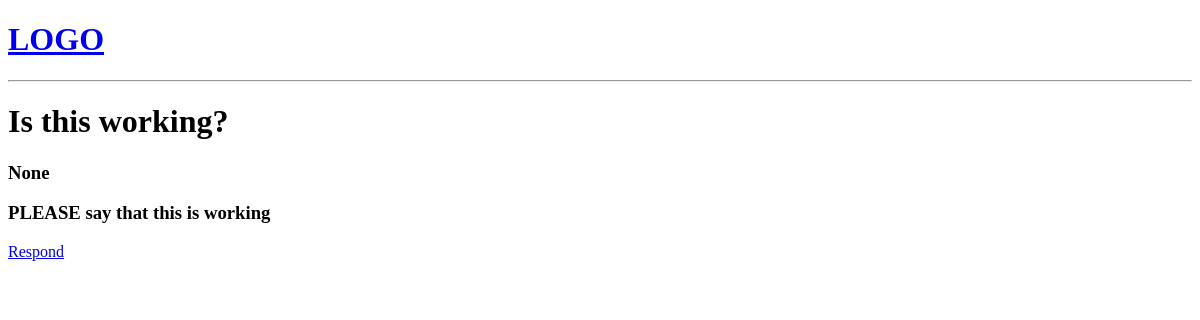
Before: /mail/4/ with the older database file.
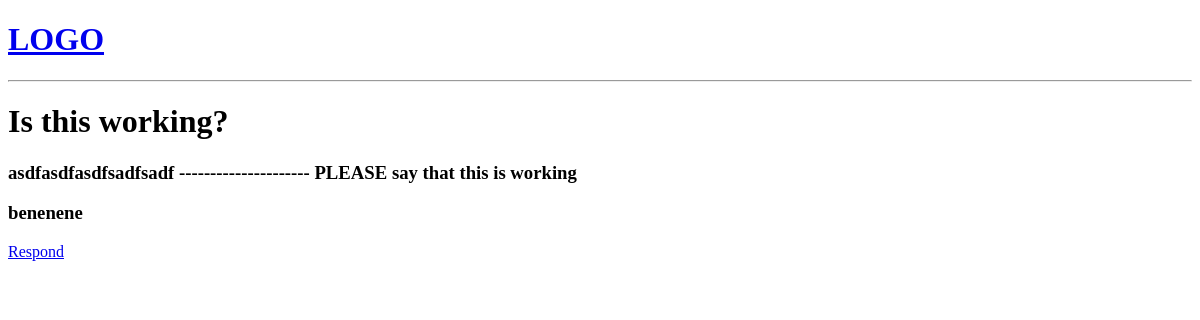
After: the same page with the newer database file.
### base/models.py (models this page shows, shortened)
class Mail(models.Model):
    sender = models.ForeignKey(User, on_delete=models.CASCADE, null=True, related_name='sender') #null=True IS TEMPORARY. CHANGE LATER.
    receiver = models.ForeignKey(User, on_delete=models.CASCADE, null=True, related_name='receiver') #null=True IS TEMPORARY. CHANGE LATER.
    currentBox = models.ForeignKey(Box, on_delete=models.CASCADE, null=True) #Which box the mail is currently in. Defaults to Inbox.
    title = models.CharField(max_length=200) #Max length of 200 char
    previousContent = models.TextField(null=True) #Field CAN be blank
    content = models.TextField() #Text field cannot be blank
    sentDate = models.DateTimeField(auto_now_add=True) #Time is saved once it's first created
    isResponse = models.BooleanField(default=False) #If email is a response to another email, true
    isArchived = models.BooleanField(default=False) #If archived, true
    isDeleted = models.BooleanField(default=False) #If deleted, true
    isUnread = models.BooleanField(default=True) #If unread, true. Defaults to unread
    isHighlighted = models.BooleanField(default=False) #If highlighted, true
    isSelected = models.BooleanField(default=False) #If selected, true
    class Meta:
        ordering = ['-sentDate', 'title'] #Newest emails are first

### base/views.py (the view)
# urls.py: path('mail/<str:pk>/', views.mail, name='mail'),
def mail(request, pk): #Looking at an email
    letter = Mail.objects.get(id=pk) #Grab whatever letter is equal to the pk
    letter.isUnread = False
    letter.save()
    context = {'letter': letter}
    return render(request, 'mail.html', context)

### base/templates/base/mail.html
{% extends 'main.html' %}
{% block content %}
<h1>{{letter.title}}</h1>
<div>
    <h3>{{ letter.previousContent }}</h3>
    <h3>{{ letter.content }}</h3>
    <a href="{% url 'respond' letter.id %}">Respond</a>
</div>
{% endblock content %}

Changed rows visible on the page:
changed Mail "Is this working?": previousContent "None" → "asdfasdfasdfsadfsadf --------------------- PLEASE say that this is working"; content "PLEASE say that this is working" → "benenene"
